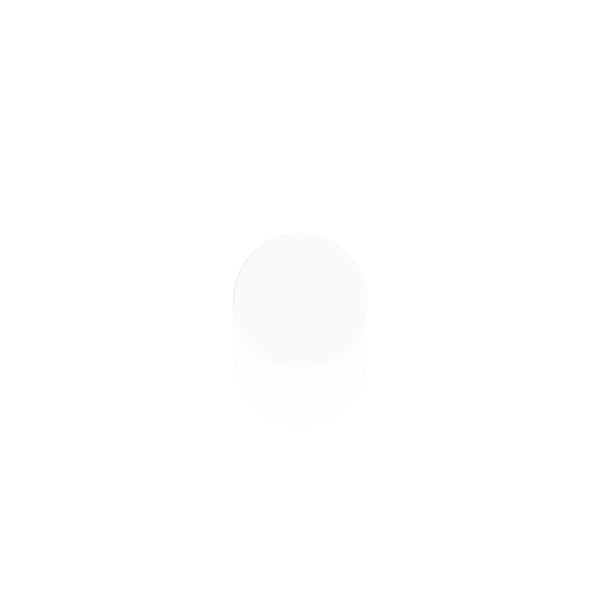
Frame 1 (no input)
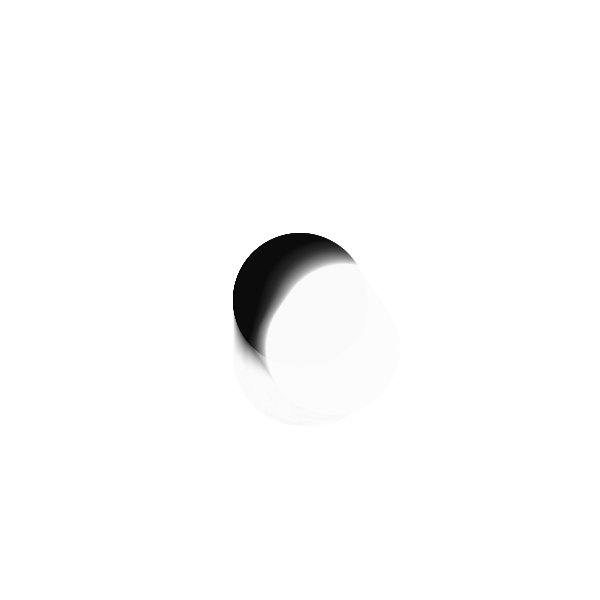
Frame 60 (no input)
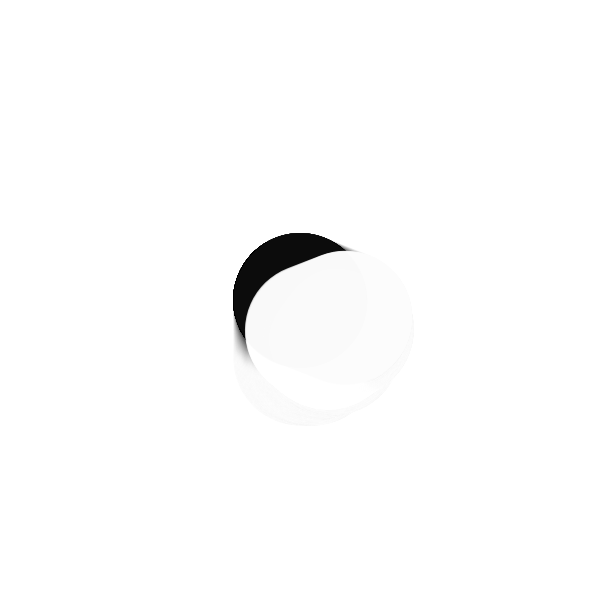
Frame 120 (the mouse pressed at the canvas centre since frame 60)

The p5.js sketch that drew these frames (run headless with seeded random() and noise() and a simulated clock; from frame 60 on, the mouse is pressed at the canvas centre):

// p5.js sketch
// ── sketch.js
// vector projection — accumulating heavy brush strokes

let alpha = 0;
let t;
let r;

function setup() {
  createCanvas(600, 600);
  background(255);
  strokeWeight(134);

  t = random(10);
  r = width / 4;
}

function draw() {
  alpha += 0.01;
  t += 0.01;

  const off = noise(t) * r;

  const a = createVector(width / 2, height / 2);
  const b = createVector(width / 2 + cos(alpha), height / 2 + sin(alpha));
  const m = createVector(width / 2 + sin(alpha) * off, height / 2 + cos(alpha) * off);

  stroke(0, 10);
  line(a.x, a.y, b.x, b.y);
  line(a.x, a.y, m.x, m.y);

  const norm = scalarProjection(m, a, b);
  stroke(255, 200);
  line(m.x, m.y, norm.x, norm.y);
}

function scalarProjection(p, a, b) {
  const ap = p5.Vector.sub(p, a);
  const ab = p5.Vector.sub(b, a);
  ab.normalize();
  ab.mult(ap.dot(ab));
  return p5.Vector.add(a, ab);
}
